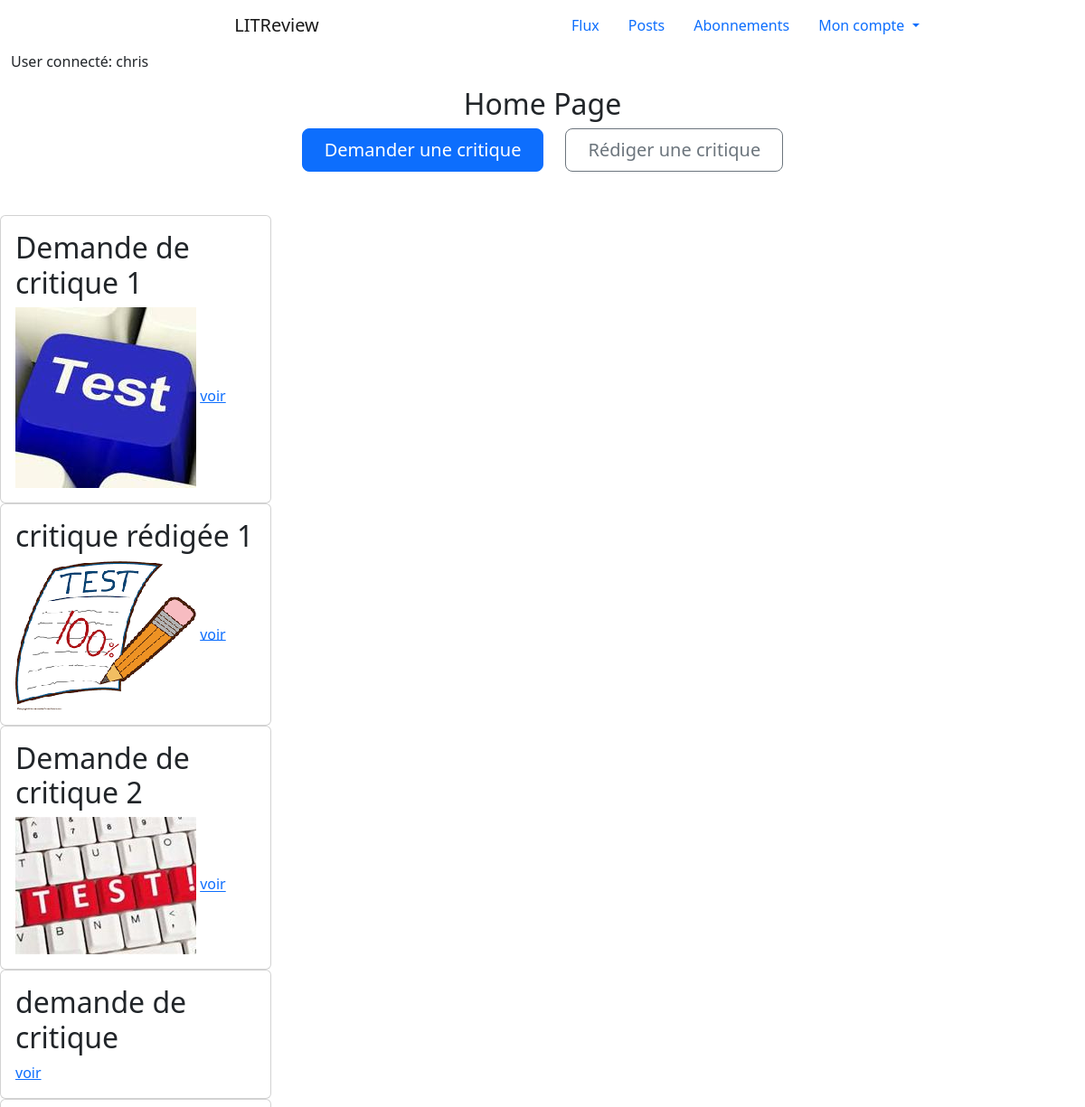
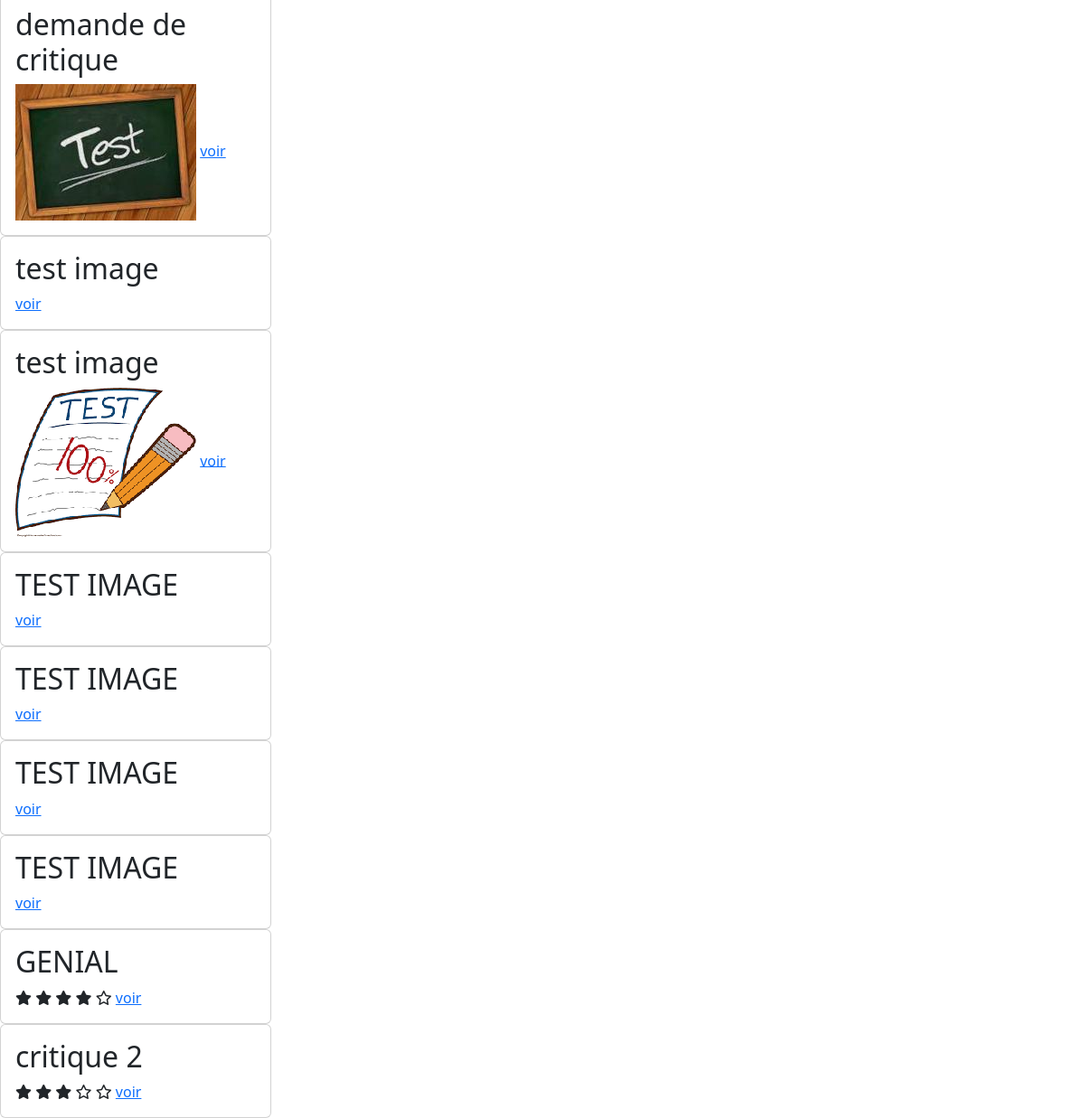
The app's page /home/ (signed in) with its own data (2 pictures, top to bottom).
### authentication/models.py (models this page shows)
class User(AbstractUser):
    follows = models.ManyToManyField(
        'self',
        symmetrical=False,
        verbose_name='Utilisateurs suivis: ',
        through='UserFollows',
        related_name='followed_users'
    )
    followers = models.ManyToManyField(
        'self',
        symmetrical=False,
        verbose_name='Utilisateurs abonnés: ',
        through='UserFollowing',
        related_name='followed_by'
    )

### reviews/models.py (models this page shows, shortened)
class Ticket(models.Model):
    title = models.fields.CharField(max_length=128)
    description = models.fields.TextField(max_length=2048, blank=True)
    image = models.ImageField(null=True, blank=True)
    time_created = models.DateTimeField(auto_now_add=True)
    last_edited = models.DateTimeField(auto_now_add=True, null=True)
    user = models.ForeignKey(settings.AUTH_USER_MODEL, null=True, on_delete=models.CASCADE)
    IMAGE_MAX_SIZE = (200, 200)

class Review(models.Model):
    class Rating(models.IntegerChoices):
        ZERO = 0
        ONE = 1
        TWO = 2
        THREE = 3
        FOUR = 4
        FIVE = 5
    ticket = models.ForeignKey(Ticket, on_delete=models.CASCADE)
    headline = models.fields.CharField(max_length=128)
    body = models.fields.TextField(max_length=8192, blank=True)
    rating = models.fields.IntegerField(choices=Rating.choices, default=0)
    time_created = models.DateTimeField(auto_now_add=True)
    last_edited = models.DateTimeField(auto_now_add=True, null=True)
    user = models.ForeignKey(settings.AUTH_USER_MODEL, on_delete=models.CASCADE)

### reviews/views.py (the view)
# urls.py: 2. Add a URL to urlpatterns:  path('', views.home, name='home')
@login_required
def home(request):
    tickets = models.Ticket.objects.all()
    reviews = models.Review.objects.all()
    return render(request, 'reviews/home.html', context={'tickets': tickets, 'reviews': reviews})

### reviews/templates/reviews/home.html (shortened to what this page needs)
{% extends 'base.html' %}
{% block content %}
    <div class="row text-center">
        <h2>Home Page</h2>
    </div>
    <div class="d-grid gap-2 d-sm-flex justify-content-sm-center mb-5">
        <a type="button" class="btn btn-primary btn-lg px-4 me-sm-3"
                href="{% url 'ticket' %}">Demander une critique</a>
        <a type="button" class="btn btn-outline-secondary btn-lg px-4"
                href="{% url 'review_ticket' %}">Rédiger une critique</a>
    </div>
    <div class="col">
        {% for ticket in tickets %}
        <div class="card col-sm-3">
            <div class="card-body">
                <h2 class="card-title">{{ ticket.title }}</h2>
                {% if ticket.image %}
                    <img src="{{ ticket.image.url }}">
                {% endif %}
                    <a href="{% url 'view_ticket' ticket.id %}">voir</a>
            </div>
        </div>
        {% endfor %}
        {% for review in reviews %}
        <div class="card col-sm-3">
            <div class="card-body">
                <h2 class="card-title">{{ review.headline }}</h2>
                {% if review.rating == 0 %}
                    <i class="fa-regular fa-star"></i>
                    <i class="fa-regular fa-star"></i>
                    <i class="fa-regular fa-star"></i>
                    <i class="fa-regular fa-star"></i>
                    <i class="fa-regular fa-star"></i>
                {% elif review.rating == 1 %}
                    <i class="fa-solid fa-star"></i>
                    <i class="fa-regular fa-star"></i>
                    <i class="fa-regular fa-star"></i>
                    <i class="fa-regular fa-star"></i>
                    <i class="fa-regular fa-star"></i>
                {% elif review.rating == 2 %}
                    <i class="fa-solid fa-star"></i>
                    <i class="fa-solid fa-star"></i>
                    <i class="fa-regular fa-star"></i>
                    <i class="fa-regular fa-star"></i>
                    <i class="fa-regular fa-star"></i>
                {% elif review.rating == 3 %}
                    <i class="fa-solid fa-star"></i>
                    <i class="fa-solid fa-star"></i>
                    <i class="fa-solid fa-star"></i>
                    <i class="fa-regular fa-star"></i>
                    <i class="fa-regular fa-star"></i>
                {% elif review.rating == 4 %}
                    <i class="fa-solid fa-star"></i>
                    <i class="fa-solid fa-star"></i>
                    <i class="fa-solid fa-star"></i>
                    <i class="fa-solid fa-star"></i>
                    <i class="fa-regular fa-star"></i>
                {% elif review.rating == 5 %}
                    <i class="fa-solid fa-star"></i>
                    <i class="fa-solid fa-star"></i>
                    <i class="fa-solid fa-star"></i>
                    <i class="fa-solid fa-star"></i>
                    <i class="fa-solid fa-star"></i>
                {% endif %}
                <a href="{% url 'view_review' review.id %}">voir</a>
            </div>
        </div>
        {% endfor %}
        </div>
{% endblock content %}

### templates/base.html (shortened to what this page needs)
<html>
    <head>
        <link href="https://cdn.jsdelivr.net/npm/bootstrap@5.2.0-beta1/dist/css/bootstrap.min.css"
              rel="stylesheet"
>
    </head>
    <body>
    <div class="container-fluid">
        <div class="row border-3">
            <header>
                <nav class="navbar-expand navbar">
                    <a class="navbar-brand col col-6 text-center" href="#">LITReview</a>
                    <div class="collapse navbar-collapse col flex-content-right" id="navbarSupportedContent">
                        <ul class="nav nav-pills flex-column flex-md-row">
                          <li class="nav-item">
                            {% url 'feed' as url %}
                            <a class="nav-link {% if request.path == url %}active{% endif %}" aria-current="page"
                               href="{{ url }}">Flux</a>
                          </li>
                          <li class="nav-item">
                              {% url 'posts' as url %}
                              <a class="nav-link {% if request.path == url %}active{% endif %}"
                                 href="{{ url }}">Posts</a>
                          </li>
                          <li class="nav-item">
                              {% url 'follow_users' as url %}
                              <a class="nav-link {% if request.path == url %}active{% endif %}"
                                 href="{{ url }}">Abonnements</a>
                          </li>
                          <li class="nav-item dropdown">
                              {% url 'password_change' as url %}
                              <a class="nav-link
                              dropdown-toggle"
                                 href="#" id="navbarDropdownMenuLink" role="button"
                                 data-bs-toggle="dropdown" aria-expanded="false">
                                Mon compte
                              </a>
                          </li>
                        </ul>
                    </div>
                </nav>
                {% if request.user.is_authenticated %}
                    <p>User connecté: {{ request.user.username }}</p>
                {% endif %}
            </header>
        </div>
    </div>
        {% block content %}
        {% endblock content %}
    </body>
</html>

### records on screen
User: user.username "chris"
Ticket: title "Demande de critique 1", image (picture)
Ticket: title "critique rédigée 1", image (picture)
Ticket: title "Demande de critique 2", image (picture)
Ticket: title "demande de critique"
Ticket: title "demande de critique", image (picture)
Ticket: title "test image"
Ticket: title "test image", image (picture)
Ticket: title "TEST IMAGE"
Ticket: title "TEST IMAGE"
Ticket: title "TEST IMAGE"
Ticket: title "TEST IMAGE"
Review: headline "GENIAL", rating 4 (drawn)
Review: headline "critique 2", rating 3 (drawn)
